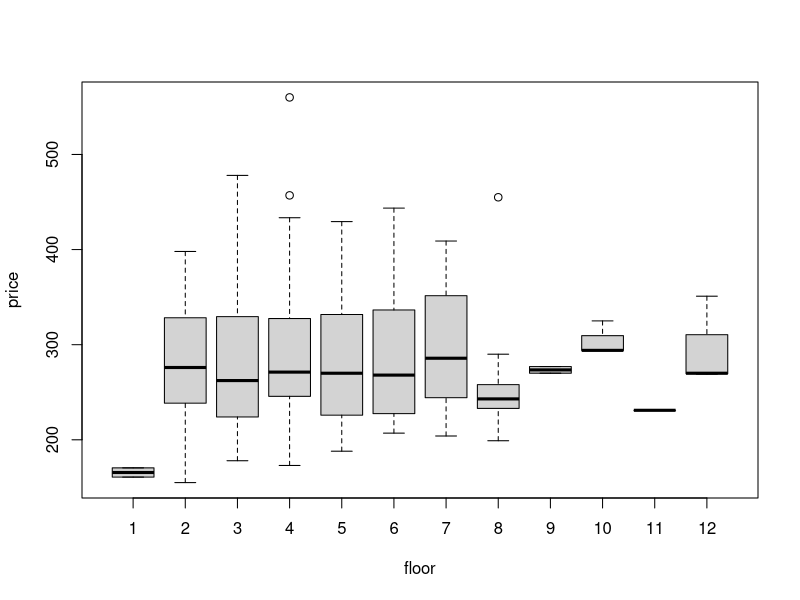
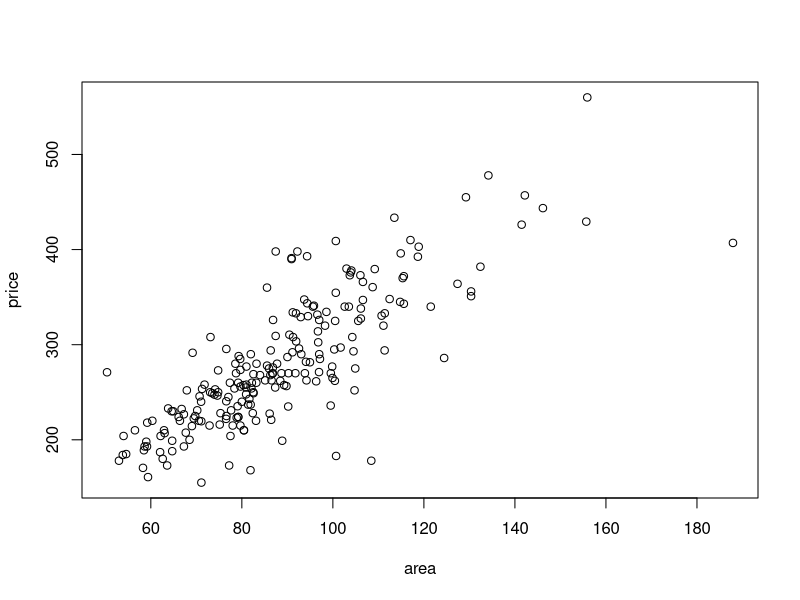
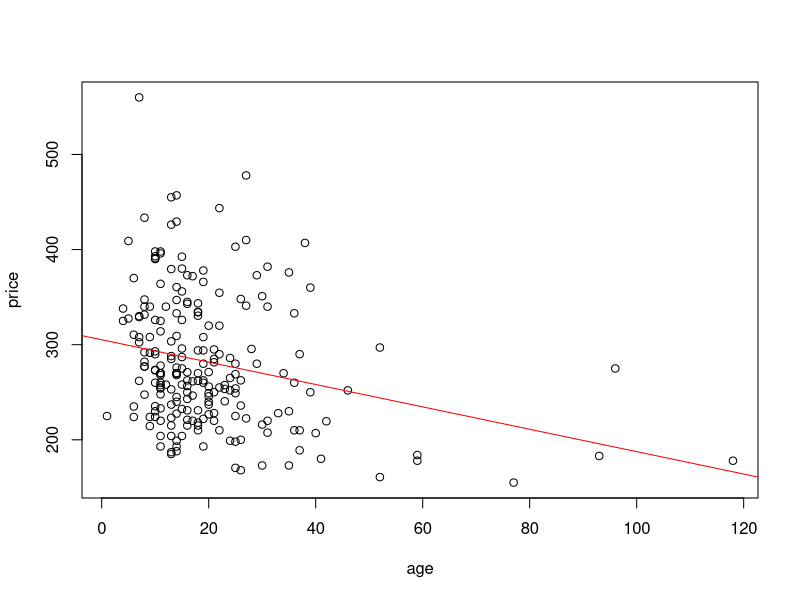
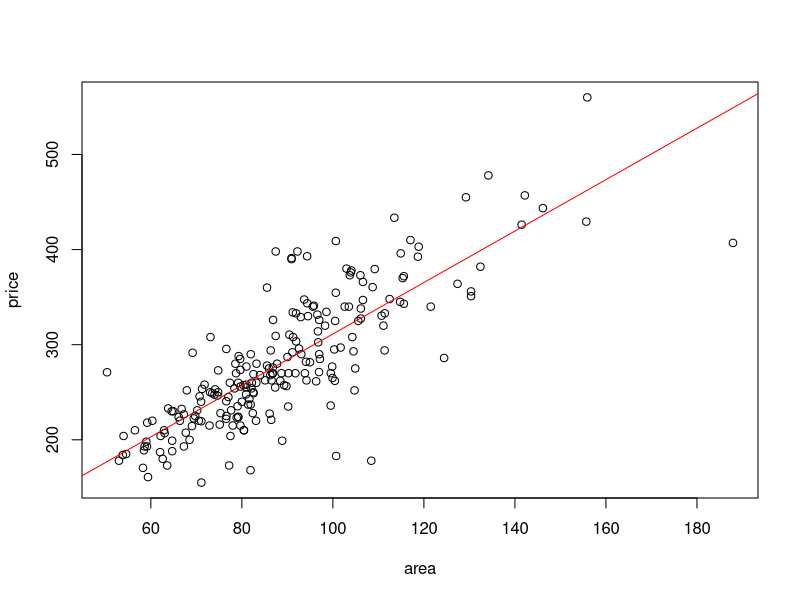

Here is the R script that generated these plots, in order:
setwd("C:/Users/GAOSHIJIE/Desktop")
data = read.csv("VIT.csv")
#dim(data)
#head(data)
data["price"] = data["price"] / 1000
#head(data)
data[c("toilets", "garage", "elevator", "storage")] <- lapply(data[c("toilets", "garage", "elevator", "storage")], factor)
#data$toilets = as.factor(data$toilets)
#str(data)

table(data$garage) #1

boxplot(price~floor, data) #2

table(data$rooms, data$garage) #3

#4 mean price per type of room & garage
aux = list(data$rooms, data$garage)
signif(tapply(data$price, aux, mean), 2) #up to 2 sig. digits

#5 find max and min price s.t. 80<=area<=90
d = data[data$area <= 90,]
d = d[d$area >= 80,]
d_max = max(d$price)
d_min = min(d$price)
d_max
d_min

#6 Draw a scatterplot for price and most cor variable with price
data_num = data[,sapply(data, is.numeric)] #choose numeric var
cor_matrix = as.data.frame(cor(data_num, method = "spearman",  use = "everything")) #calculate cormatrx
cor_most = order(cor_matrix$price, decreasing = TRUE)[2] #choose max cor except price
var_most_name = names(cor_matrix)[cor_most] #var_name
var_most_name
plot(price~area, data)

#7 Calculate avg diff price between S4 and S2
S4_mean = apply(data[data$street == "S4",]["price"], 2, mean) #get avg price of S4
S2_mean = apply(data[data$street == "S2",]["price"], 2, mean) #get avg price of S2
diff = S4_mean - S2_mean
diff

#8 
plot(price~age, data) #plot all points

diffage_mean = aggregate(price ~ age, data, mean) #calculate mean for different age
m1 = lm(price~age, diffage_mean) #linear regression
coefficients(m1) #get coef
abline(m1, col = "red") #draw the regression line

#9
plot(price~area, data) #plot all points
m2 = lm(price~area, data)
coefficients(m2) #get coef
abline(m2 ,col = "red") #draw the regression line
